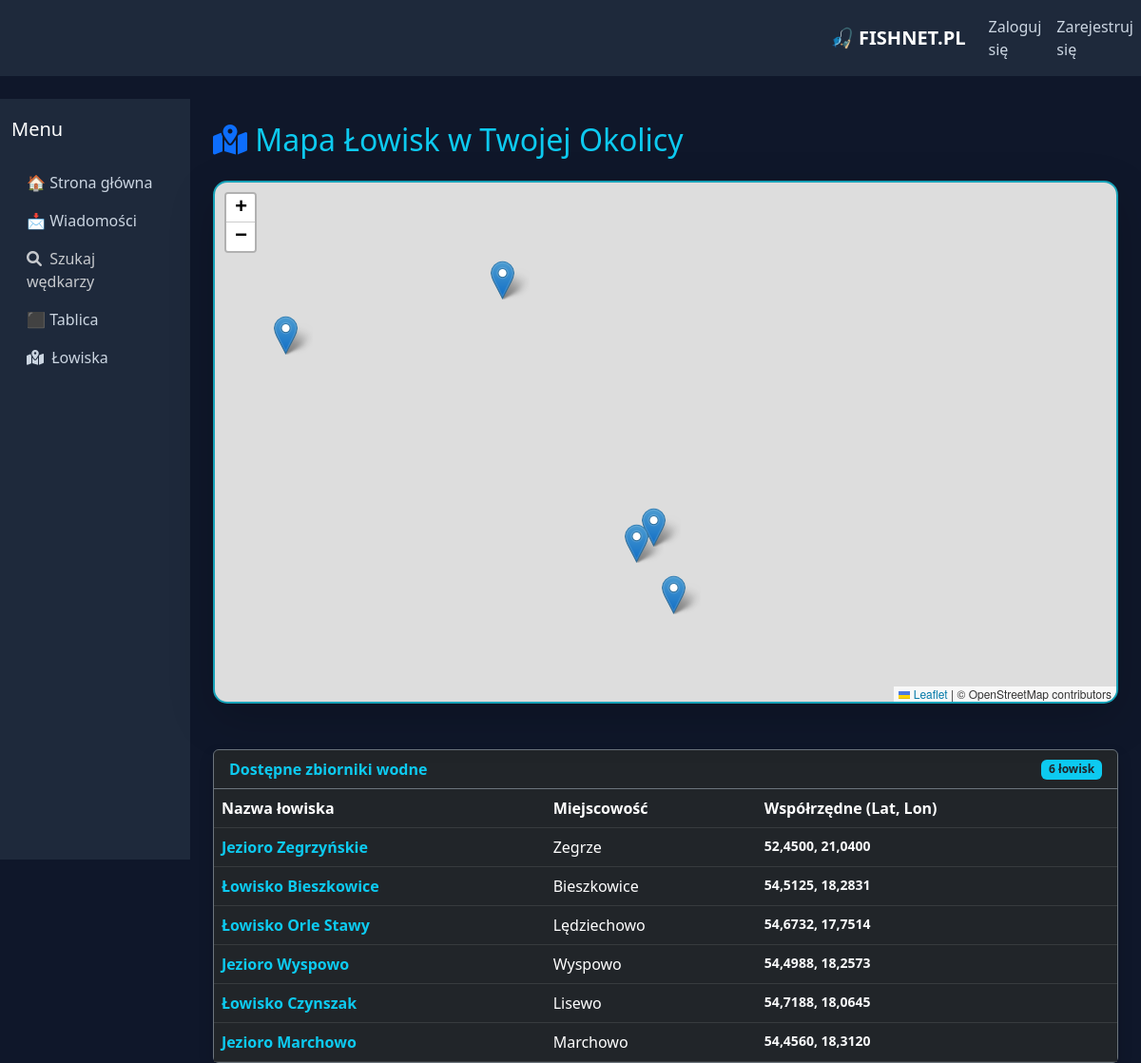
Page /lowiska/ on the committed database.
### main/models.py (models this page shows, shortened)
class Lowisko(models.Model):
    nazwa = models.CharField(max_length=200, verbose_name="Nazwa łowiska")
    lat = models.FloatField(verbose_name="szerokość geograficzna (Lat)", default=52.4)
    lon = models.FloatField(verbose_name="długość geograficzna (Lon)", default=21.0)
    miejscowosc = models.CharField(max_length=100, verbose_name="Miejscowość")
    class Meta:
        verbose_name = "Łowisko"
        verbose_name_plural = "Łowiska"

### main/views.py (the view)
# urls.py: path('lowiska/', views.mapa_lowisk, name='mapa_lowisk'),
def mapa_lowisk(request):
    lowiska_qs = Lowisko.objects.all()
    lowiska_data = []
    for l in lowiska_qs:
        lowiska_data.append({
            'id': l.id,
            'nazwa': l.nazwa,
            'miejscowosc': l.miejscowosc,
            'lat': l.lat,
            'lon': l.lon,
        })
    lowiska_json = json.dumps(lowiska_data)
    return render(request, 'main/mapa.html', {
    'lowiska_json': lowiska_json,
    'lowiska_list': lowiska_qs
    })

### main/context_processor.py (called while the page is built, shortened)
def powiadomienia_systemowe(request):
    return {'nieprzeczytane_count': 0, 'n_obserwujacy': 0, 'suma_powiadomien': 0}

### main/templates/main/mapa.html (shortened to what this page needs)
{% extends 'main/base.html' %}
{% block content %}
<div class="container mt-4">
    <h2 class="text-info mb-4"><i class="fas fa-map-marked-alt text-primary"></i> Mapa Łowisk w Twojej Okolicy</h2>
    <link rel="stylesheet" href="https://unpkg.com/leaflet@1.9.4/dist/leaflet.css" />
    <div id="map" class="shadow-lg mb-5"></div>
    <div class="card bg-dark border-secondary shadow">
        <div class="card-header border-secondary d-flex justify-content-between align-items-center">
            <span class="text-info fw-bold">Dostępne zbiorniki wodne</span>
            <span class="badge bg-info text-dark">{{ lowiska_list.count }} łowisk</span>
        </div>
        <div class="table-responsive">
            <table class="table table-dark table-hover mb-0">
                <thead>
                    <tr>
                        <th>Nazwa łowiska</th>
                        <th>Miejscowość</th>
                        <th>Współrzędne (Lat, Lon)</th>
                    </tr>
                </thead>
                <tbody>
                    {% for l in lowiska_list %}
                    <tr>
                        <td class="text-info fw-bold">{{ l.nazwa }}</td>
                        <td>{{ l.miejscowosc }}</td>
                        <td class="text-light small fw-bold">{{ l.lat|floatformat:4 }}, {{ l.lon|floatformat:4 }}</td>
                    </tr>
                    {% empty %}
                    <tr>
                        <td colspan="3" class="text-center text-muted">Brak łowisk w bazie danych.</td>
                    </tr>
                    {% endfor %}
                </tbody>
            </table>
        </div>
    </div>
</div>
{% endblock %}

### main/templates/main/base.html (style rules this page uses)
body { background-color: #0f172a; color: white; }
.card { background-color: #1e293b; border: 1px solid #334155; }

### main/templates/main/mapa.html (style rules this page uses)
#map { height: 550px; width: 100%; border-radius: 15px; border: 2px solid #17a2b8; z-index: 1; }
.table-dark { background-color: #1a1a1a; }

### rows in the picture
Lowisko: nazwa "Jezioro Zegrzyńskie", miejscowosc "Zegrze", lat "52,4500", lon "21,0400"
Lowisko: nazwa "Łowisko Bieszkowice", miejscowosc "Bieszkowice", lat "54,5125", lon "18,2831"
Lowisko: nazwa "Łowisko Orle Stawy", miejscowosc "Lędziechowo", lat "54,6732", lon "17,7514"
Lowisko: nazwa "Jezioro Wyspowo", miejscowosc "Wyspowo", lat "54,4988", lon "18,2573"
Lowisko: nazwa "Łowisko Czynszak", miejscowosc "Lisewo", lat "54,7188", lon "18,0645"
Lowisko: nazwa "Jezioro Marchowo", miejscowosc "Marchowo", lat "54,4560", lon "18,3120"

### other values in the picture
{{ lowiska_list.count }} "6"
